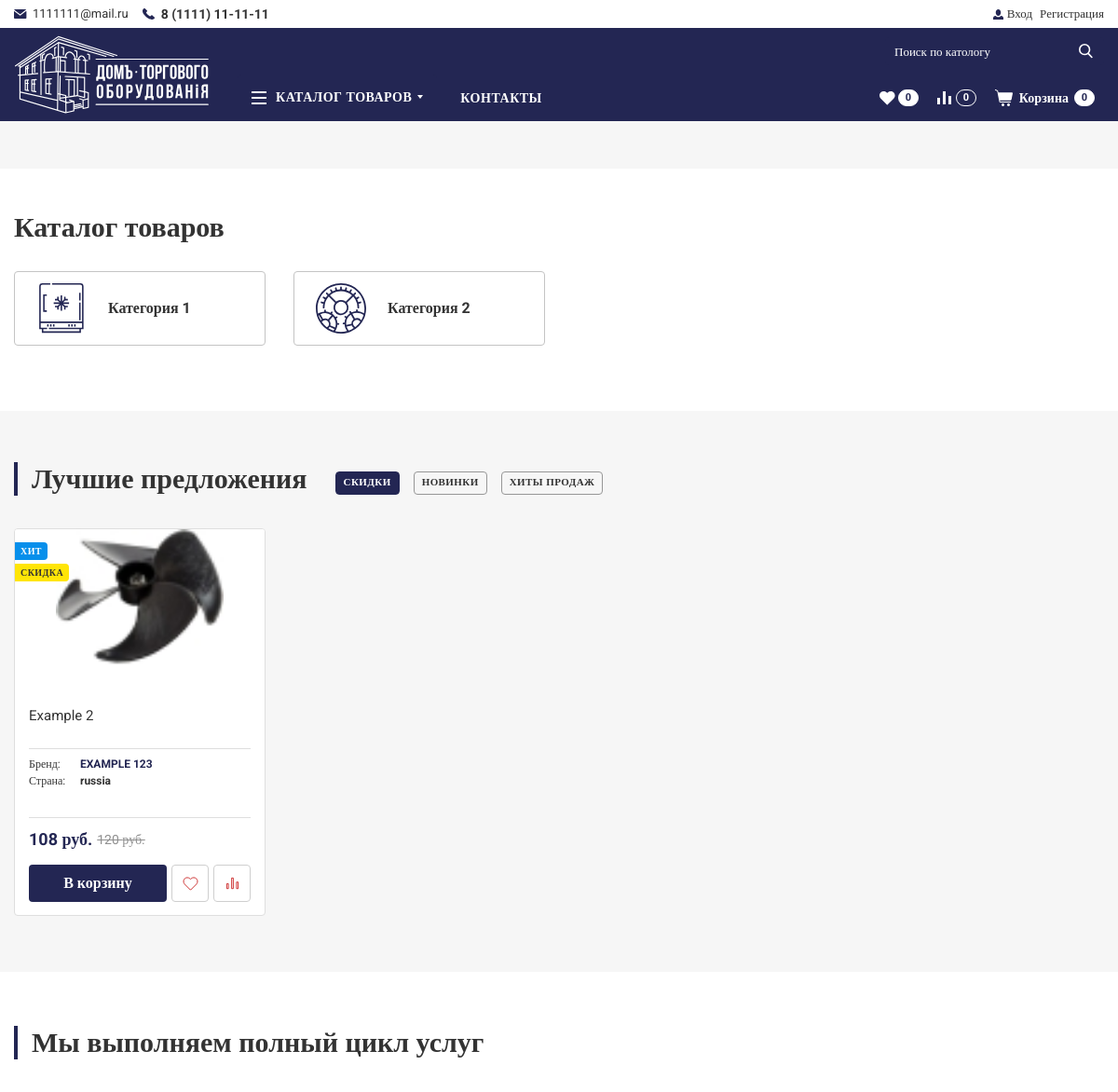
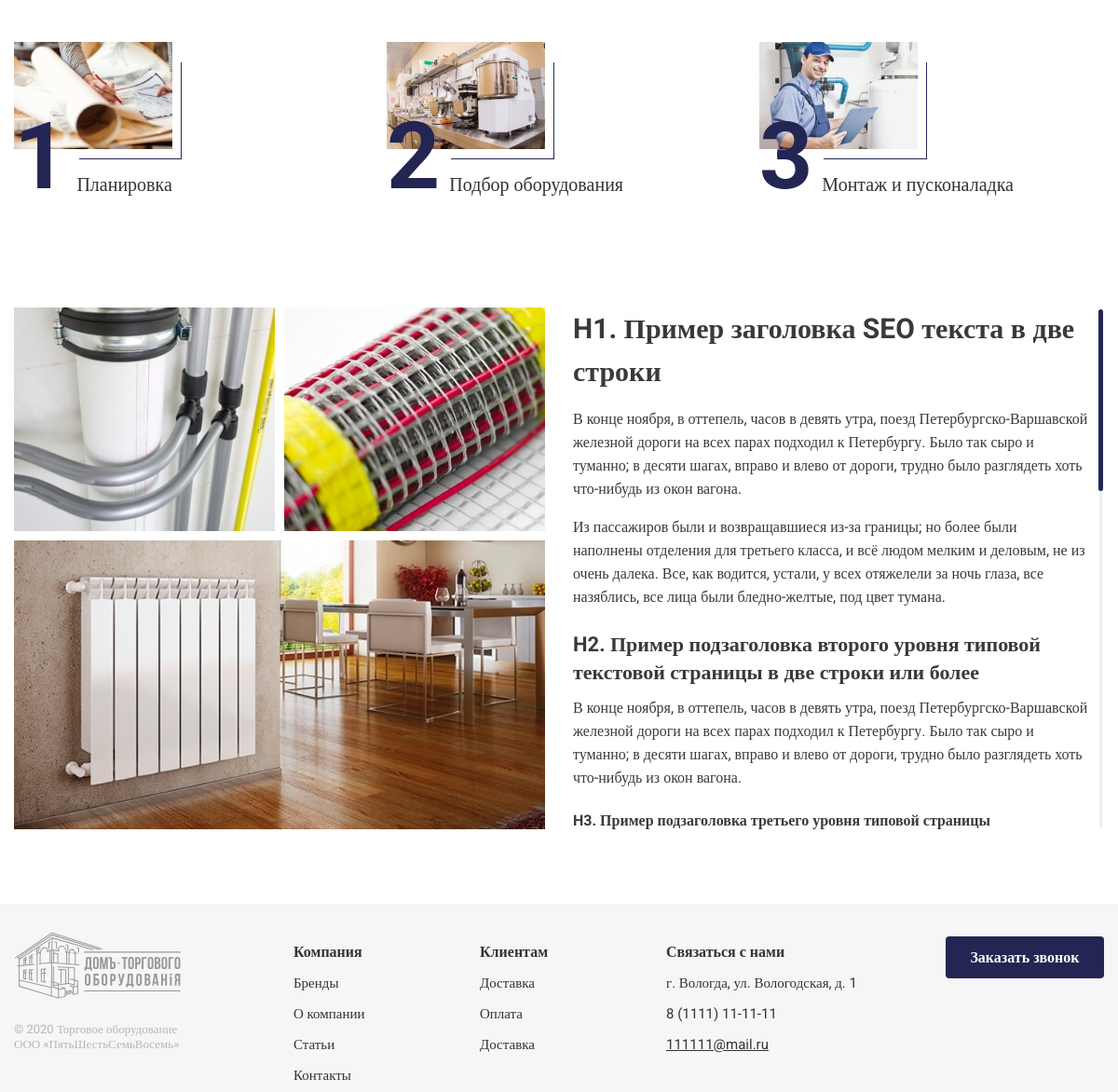
The page / on the database its author committed (2 pictures, top to bottom).
### catalog/models.py (models this page shows, shortened)
class Category(models.Model):
    SPRITE_CHOICES = [
        ('category-icon-1', 'category-icon-1'),
        ('category-icon-2', 'category-icon-2'),
        ('category-icon-3', 'category-icon-3'),
        ('category-icon-4', 'category-icon-4'),
        ('category-icon-5', 'category-icon-5'),
        ('category-icon-6', 'category-icon-6'),
        ('category-icon-7', 'category-icon-7'),
        ('category-icon-8', 'category-icon-8'),
        ('category-icon-9', 'category-icon-9'),
        ('category-icon-10', 'category-icon-10'),
        ('category-icon-11', 'category-icon-11'),
        ('done_icon', 'done_icon'),
        ('exit-icon', 'exit-icon'),
        ('file-icon', 'file-icon'),
        ('heart-icon', 'heart-icon'),
        ('mail', 'mail'),
        ('no_photo', 'no_photo'),
        ('phone', 'phone'),
        ('wallet', 'wallet')
    ]
    title = models.CharField(max_length=60,  verbose_name='Название категории')
    about = models.TextField(verbose_name='Описание категории', null=True, blank=True)
    parent = models.ForeignKey('self', on_delete=models.PROTECT, verbose_name='Родитель', null=True, blank=True)
    svg = models.CharField(max_length=16, choices=SPRITE_CHOICES, default = 'no_photo')
    image = models.ImageField(upload_to='images/categories', default='catalog-block-img1.jpg')
    slug = models.SlugField(allow_unicode=False, unique=True, max_length=150)
    class Meta:
        ordering = ["title"]
        verbose_name = "Категория"
        verbose_name_plural = "Категории товаров"
    def get_childs(self):
        return Category.objects.filter(parent=self.pk)
    def get_absolute_url(self):
        return "/catalog/%s" % self.slug
    def childs_exists(self):
        return Category.objects.filter(parent=self.pk).exists()

class Product(models.Model):
    title = models.CharField(max_length=80, verbose_name='Название товара')
    vendor_code = models.CharField(max_length=60, verbose_name='Артикул', null=True)
    code = models.CharField(max_length=8, verbose_name='Код', null=True)
    price = models.PositiveIntegerField(verbose_name='Цена', null=True)
    count = models.PositiveIntegerField(verbose_name='Кол-во на складе', null=True)
    category = models.ForeignKey(Category, on_delete=models.PROTECT, verbose_name='Категория')
    bestseller = models.BooleanField(verbose_name='Лидер продаж', blank=True, default=False)
    discount_multiplier = models.FloatField(default=1.0, blank=True, verbose_name='Множитель скидки (1.0=нет скидки)')
    add_date = models.DateField(auto_now_add=True, editable=False, verbose_name='Дата добавления на сайт')
    image = models.ImageField(default=os.path.join(STATIC_ROOT,'images','default-image.jpg'), upload_to='images/products', verbose_name='Изображение товара', null=True)
    slug = models.SlugField(allow_unicode=False, unique=True, max_length=150, blank=True, null=True, verbose_name='Ссылка (Латиница)')
    brand = models.ForeignKey(ProductBrand, on_delete=models.SET_NULL, null=True, verbose_name='Брэнд')
    country = models.ForeignKey(ProductCountry, on_delete=models.SET_NULL, null=True, verbose_name='Страна')
    about = models.TextField(verbose_name='Описание товара', null=True, blank=True)
    unit = models.CharField(verbose_name='Единица измерения', max_length=10)
    class Meta:
        ordering = ["title"]
        verbose_name = "Товар"
        verbose_name_plural = "Товары"
    def is_new(self):
        return (timezone.now().date() - self.add_date).days < 3
    def get_discount_price(self):
        return int(self.price*self.discount_multiplier)

class ProductBrand(models.Model):
    title = models.CharField(max_length=50, verbose_name='Название брэнда')
    class Meta:
        verbose_name = "Бренд продукта"
        verbose_name_plural = "Бренды продуктов"

class ProductCountry(models.Model):
    svg_flag = models.FileField(upload_to='images/countries', max_length=100, verbose_name='Флаг в формате .svg')
    title = models.CharField(max_length=50, verbose_name='Название страны')
    class Meta:
        verbose_name = "Страна продукта"
        verbose_name_plural = "Страны продуктов"

### Pages/views.py (the view)
# urls.py: path("", IndexView.as_view(), name="IndexPage"),
class IndexView(PostActions, TemplateView):
    template_name = 'index.html'
    def get_context_data(self, **kwargs):
        context = super(TemplateView, self).get_context_data(**kwargs)
        context['best_offers'] = {
            'bestseller': Product.objects.filter(bestseller=True)[:9],
            'discount': Product.objects.exclude(discount_multiplier=1.0).order_by('-discount_multiplier')[:9],
            'new': Product.objects.order_by('-add_date')[:9],
        }
        context['slides'] = IndexPageSlider.objects.all()
        return context

### templates/index.html (shortened to what this page needs)
{% extends 'base.html' %}
{% block content %}
{% load static %}
<section class="slider-section">
	<div class="container">
		<div class="row">
			<div class="col-12">
			</div>
		</div>
	</div>
</section>
<section class="index-catalog-section">
	<div class="container">
		<div class="row">
			<div class="col-12"><b class="index-catalog-section__title">Каталог товаров</b>
				<div class="index-catalog-section__items-wrapper">
					<div class="row">
						{% if catalog.len > 12 %}
							{% for category in catalog|slice:":12" %}
								<div class="col-12 col-sm-6 col-md-4 col-xl-3">
									<a class="category-block" href="{{ category.get_absolute_url }}">
										<span class="category-block__icon">
											<svg role="img">
												<use xlink:href="{% static 'images/sprite.svg' %}#{{ category.svg }}"></use>
											</svg>
										</span>
										<b class="category-block__title">{{ category.title }}</b>
									</a>
								</div>
							{% endfor %}
							<div class="col-12 col-sm-6 col-md-4 col-xl-3"><a class="category-block category-block_all" href="#"><span class="category-block__icon">
										<svg role="img">
											<use xlink:href="{% static 'images/sprite.svg' %}#exit-icon"></use>
										</svg></span><b class="category-block__title">Смотреть весь каталог</b></a></div>
						{% else %}
							{% for category in catalog %}
									<div class="col-12 col-sm-6 col-md-4 col-xl-3">
										<a class="category-block" href="{{ category.get_absolute_url }}">
											<span class="category-block__icon">
												<svg role="img">
													<use xlink:href="{% static 'images/sprite.svg' %}#{{ category.svg }}"></use>
												</svg>
											</span>
											<b class="category-block__title">{{ category.title }}</b>
										</a>
									</div>
								{% endfor %}
						{% endif %}
					</div>
				</div>
			</div>
		</div>
	</div>
</section>
{% with best_offers.bestseller.exists as bestseller_exists %}
{% with best_offers.discount.exists as discount_exists %}
{% with best_offers.new as new_exists %}
{% if bestseller_exists or discount_exists or new_exists %}
<section class="best-products">
	<div class="container">
		<div class="row">
			<div class="col-12">
				<div class="best-products__header">
					<div class="best-products__header-wrapper"><b class="best-products__header-title">Лучшие предложения</b>
						<ul class="best-products__buttons nav" id="myTab" role="tablist">
							{% if discount_exists %}
								<li><a class="active" id="home-tab" data-toggle="tab" href="#home" role="tab" aria-controls="home" aria-selected="true">Скидки</a></li>
							{% endif %}
							{% if new_exists %}
								{% if discount_exists %}
									<li><a id="profile-tab" data-toggle="tab" href="#profile" role="tab" aria-controls="profile" aria-selected="true">Новинки</a></li>
								{% else %}
									<li><a class="active" id="profile-tab" data-toggle="tab" href="#profile" role="tab" aria-controls="profile" aria-selected="true">Новинки</a></li>
								{% endif %}
							{% endif %}
							{% if bestseller_exists %}
								{% if discount_exists or new_exists %}
									<li><a id="contact-tab" data-toggle="tab" href="#contact" role="tab" aria-controls="contact" aria-selected="true">Хиты продаж</a></li>
								{% else %}
									<li><a class="active" id="contact-tab" data-toggle="tab" href="#contact" role="tab" aria-controls="contact" aria-selected="true">Хиты продаж</a></li>
								{% endif %}
							{% endif %}
						</ul>
					</div><a class="best-products__catalog-link d-none d-md-inline-block" href="#"></a>
				</div>
				<div class="best-products__body">
					<div class="tab-content" id="myTabContent">
						{% if discount_exists %}
							<div class="tab-pane fade show active" id="home" role="tabpanel" aria-labelledby="home-tab">
								<div class="row">
									{% for product in best_offers.discount %}
										<div class="col-12 col-sm-6 col-lg-4 col-xl-3">
											{% include 'product_list_object.html' with product=product %}
										</div>
									{% endfor %}
								</div>
							</div>
						{% endif %}
				</div>
			</div>
		</div>
	</div>
</section>
{% endif %}
{% endwith %}
{% endwith %}
{% endwith %}
<section class="section-cycle">
	<div class="container">
		<div class="row">
			<div class="col-12"><b class="section-cycle__title">Мы выполняем полный цикл услуг</b></div>
			<div class="col-12 col-sm-6 col-lg-4">
				<div class="cycle-block">
					<div class="cycle-block__image"><img src="/static/images/cycle-image1.jpg" alt="cycle-image"/></div>
					<div class="cycle-block__info">
						<div class="cycle-block__info-number">1</div>
						<div class="cycle-block__info-title">Планировка</div>
					</div>
				</div>
			</div>
			<div class="col-12 col-sm-6 col-lg-4">
				<div class="cycle-block">
					<div class="cycle-block__image"><img src="/static/images/cycle-image2.jpg" alt="cycle-image"/></div>
					<div class="cycle-block__info">
						<div class="cycle-block__info-number">2</div>
						<div class="cycle-block__info-title">Подбор оборудования</div>
					</div>
				</div>
			</div>
			<div class="col-12 col-sm-6 col-lg-4">
				<div class="cycle-block">
					<div class="cycle-block__image"><img src="/static/images/cycle-image3.jpg" alt="cycle-image"/></div>
					<div class="cycle-block__info">
						<div class="cycle-block__info-number">3</div>
						<div class="cycle-block__info-title">Монтаж и пусконаладка</div>
					</div>
				</div>
			</div>
		</div>
	</div>
</section>
<section class="seo-scroller seo-scroller_index-page">
	<div class="container">
		<div class="row">
			<div class="col-12 col-lg-6">
				<div class="seo-scroller__seo-images"><img src="/static/images/seo-img1.jpg" alt="img"/>
				<img src="/static/images/seo-img2.jpg" alt="img"/>
				<img src="/static/images/seo-img3.jpg" alt="img"/>
				</div>
			</div>
			<div class="col-12 col-lg-6">
				<div class="seo-scroller__seo-text">
					<div class="content-text">
						<h1>H1. Пример заголовка SEO текста в две строки</h1>
						<p>В конце ноября, в оттепель, часов в девять утра, поезд Петербургско-Варшавской железной дороги на всех парах подходил к Петербургу. Было так сыро и туманно; в десяти шагах, вправо и влево от дороги, трудно было разглядеть хоть что-нибудь из окон вагона.</p>
						<p>Из пассажиров были и возвращавшиеся из-за границы; но более были наполнены отделения для третьего класса, и всё людом мелким и деловым, не из очень далека. Все, как водится, устали, у всех отяжелели за ночь глаза, все назяблись, все лица были бледно-желтые, под цвет тумана.</p>
						<h2>H2. Пример подзаголовка второго уровня типовой текстовой страницы в две строки или более</h2>
						<p>В конце ноября, в оттепель, часов в девять утра, поезд Петербургско-Варшавской железной дороги на всех парах подходил к Петербургу. Было так сыро и туманно; в десяти шагах, вправо и влево от дороги, трудно было разглядеть хоть что-нибудь из окон вагона.</p>
						<h3>H3. Пример подзаголовка третьего уровня типовой страницы</h3>
					</div>
				</div>
			</div>
		</div>
	</div>
</section>
{% endblock %}

### templates/product_list_object.html (shortened to what this page needs)
{% block product_list_details %}
{% load static %}
    <a class="product-card" href="{% url 'catalog:ProductDetails' slug=product.slug %}">
    <span class="product-card__thumb" style="background-image: url({{ MEDIA_URL }}{{ product.image }});"></span>
    <span class="product-card__labels">
        <span class="product-card__label product-card__label_blue">Хит</span>
        {% if product.discount_multiplier < 1.0 %}
        <span class="product-card__label product-card__label_yellow">Скидка</span>
        {% endif %}
    </span>
    <span class="product-card__info"><span class="product-card__title">{{ product.title }}</span>
    <span class="product-card__params">
        <span class="product-card__param">
            <span class="product-card__param-title">Бренд</span>
            <span class="product-card__param-value product-card__param-value_brand">{{ product.brand.title }}</span>
        </span>
        <span class="product-card__param">
            <span class="product-card__param-title">Страна</span>
            <span class="product-card__param-value">{{ product.country.title }}</span>
        </span>
    </span>
    <span class="product-card__price-row">
        {% if product.price == 0 %}
            <b class="product-card__price">Цена по запросу</b>
        {% elif product.discount_multiplier < 1.0 %}
            <b class="product-card__new-price">{{ product.get_discount_price }} руб.</b>
            <span class="product-card__old-price">{{ product.price }} руб.</span>
        {% else %}
            <b class="product-card__price">{{ product.price }} руб.</b>
        {% endif %}
    </span>
        <span class="product-card__buttons" data-id="{{ product.pk }}">
            {% if product.price == 0 %}
                <button class="product-card__button product-card__get-price empty-button">Узнать цену</button>
            {% else %}
                <button class="product-card__button product-card__add-to-cart simple-button" data-add="{{ product.pk }}">В корзину</button>
            {% endif %}
            <button class="product-card__button product-card__add-to-favorites" data-add="action=favorites&add={{ product.pk }}">
                <svg role="img" width="17px" height="15px">
                    <use xlink:href="{% static 'images/sprite.svg' %}#heart-empty"></use>
                </svg>
            </button>
            <button class="product-card__button product-card__add-to-compare"  data-add="action=compare&add={{ product.pk }}">
                <svg role="img" width="15px" height="14px">
                    <use xlink:href="{% static 'images/sprite.svg' %}#compare-empty"></use>
                </svg>
            </button>
        </span>
    </span>
    </a>
{% endblock product_list_details %}

### rows shown on the page
Category: title "Категория 1"
Category: title "Категория 2"
Product: image (picture), shows "СКИДКА", title "Example 2", brand "EXAMPLE 123", country "russia", get_discount_price "108", price "120"
